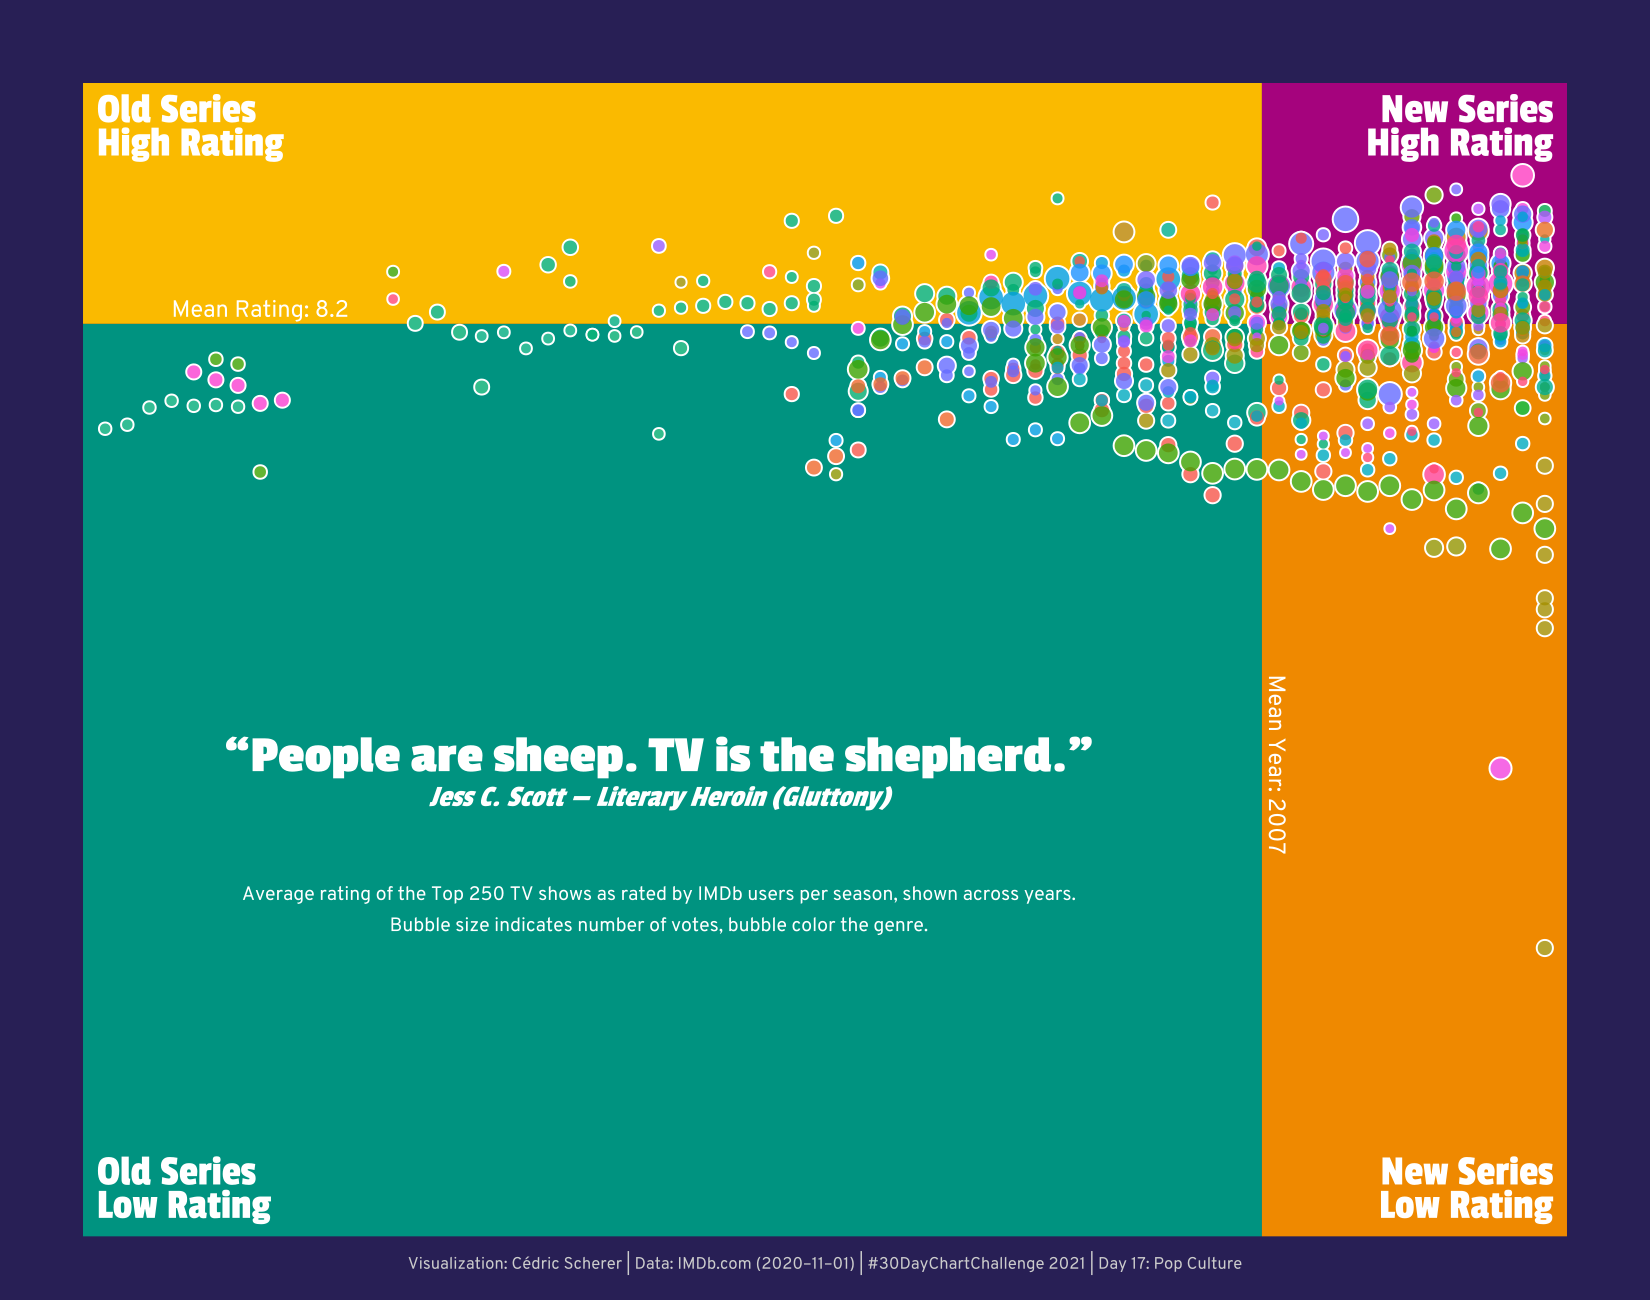

Generate this figure with R:
library(tidyverse)

df_episodes <- read_rds(here::here("17_pop_culture", "top250_allratings.Rds"))

df_title_basics <- 
  read_tsv(
    here::here("17_pop_culture", "title.basics.tsv.gz"), 
    col_types = list(runtimeMinutes = col_double())
  ) %>% 
  dplyr::select(tconst, originalTitle, runtimeMinutes, genres)

df_ratings <- read_rds(here::here("17_pop_culture", "top250_ratings.Rds"))

df_top250 <- df_ratings %>% 
  left_join(df_episodes, by = c("code" = "Code")) %>% 
  mutate(
    ## clean some titles manually first
    rating = as.numeric(rating),
    Rating = as.numeric(Rating),
    rating_count = as.numeric(str_remove(rating_count, ",")),
    year = as.numeric(str_sub(year, 2, 5)),
    title = str_replace_all(title, "MisteRogers", "Mister Rogers'"),
    title = if_else(year == 2010 & title == "Spartacus", 
                    "Spartacus: Blood and Sand", title),
    title_id = glue::glue("{title} ({year})")
  ) %>% 
  group_by(title_id) %>% 
  mutate(total = n()) %>% 
  group_by(title_id, code, year, Season, rating, rating_count, poster_url, total) %>% 
  summarize(
    rating_season = mean(Rating, na.rm = TRUE),
    n = n()
  ) %>% 
  group_by(title_id, Season) %>% 
  mutate(
    year = year + Season - 1,
    year = if_else(year > 2020, 2020, year)
  ) %>% 
  ungroup() %>% 
  dplyr::select(
    title_id, code,
    year, 
    season = Season,
    rating_season,
    rating_avg = rating,
    rating_count
  ) %>% 
  left_join(df_title_basics, by = c("code" = "tconst")) %>% 
  ## add missing genres and runtimes
  mutate(
    genres = case_when(
      ## ACTION
      title_id %in% c("Spartacus: Gods of the Arena (2011)") ~ 
        "Action,Adventure,Biography",
      title_id %in% c("Justified (2010)") ~ 
        "Action,Crime,Drama",
      title_id %in% c("Aranyélet (2015)") ~ 
        "Action,Drama,Thriller",
      ## ANIMATION
      title_id %in% c("Attack on Titan (2013)", "Vinland Saga (2019)", "Justice League Unlimited (2004)") ~ 
        "Animation,Action,Adventure",
      title_id %in% c("One Punch Man (2015)") ~ 
        "Animation,Action,Comedy",
      title_id %in% c("Demon Slayer: Kimetsu No Yaiba (2019)", "Archer (2009)") ~ 
        "Animation,Action,Comedy",
      title_id %in% c("Rick and Morty (2013)") ~ 
        "Animation,Adventure,Comedy",
      title_id %in% c("Over the Garden Wall (2014)") ~ 
        "Animation,Adventure,Drama",
      title_id %in% c("The Bugs Bunny Show (1960)", "The Bugs Bunny/Road Runner Hour (1968)") ~ 
        "Animation,Comedy",
      title_id %in% c("Death Note (2006)") ~ 
        "Animation,Crime,Drama",
      title_id %in% c("Erased (2016)") ~ 
        "Animation,Drama,Fantasy",
      ## BIOGRAPHY
      title_id %in% c("SCAM 1992: The Harshad Mehta Story (2020)", "Narcos (2015)") ~ 
        "Biography,Crime,Drama",
      title_id %in% c("Bose: Dead/Alive (2017)") ~ 
        "Biography,History,Mystery",
      ## COMEDY
      title_id %in% c("Monty Python's Flying Circus (1969)", "Fawlty Towers (1975)", "Detectorists (2014)", "Silicon Valley (2014)") ~ 
        "Comedy",
      title_id %in% c("Alfred Hitchcock Presents (1955)") ~ 
        "Comedy,Crime,Drama",
      title_id %in% c("TVF Pitchers (2015)", "Fleabag (2016)", "The Marvelous Mrs. Maisel (2017)", "Louie (2010)", "Horace and Pete (2016)") ~ 
        "Comedy,Drama",
      title_id %in% c("Inside No. 9 (2014)") ~ 
        "Comedy,Drama,Horror",
      title_id %in% c("This Is Us (2016)", "Flames (2018)") ~ 
        "Comedy,Drama,Romance",
      title_id %in% c("The Grand Tour (2016)") ~ 
        "Comedy,TV-Show",
      ## CRIME
      title_id %in% c("Twin Peaks (2017)") ~ 
        "Crime,Drama,Fantasy",
      title_id %in% c("Persona (2018)", "Endeavour (2012)", "Big Little Lies (2017)") ~ 
        "Crime,Drama,Mystery",
      title_id %in% c("Breaking Bad (2008)", "Senke nad Balkanom (2017)", "Gomorrah (2014)", "Mindhunter (2017)", "Mr. Robot (2015)", "Ezel (2009)") ~ 
        "Crime,Drama,Thriller",
      ## DOCUMENTARY
      title_id %in% c("Planet Earth II (2016)", "Blue Planet II (2017)", "Life (2009)", "Chef's Table (2015)") ~ 
        "Documentary",
      title_id %in% c("The Defiant Ones (2017)") ~ 
        "Documentary,Biography,Crime",
      title_id %in% c("The Last Dance (2020)") ~ 
        "Documentary,Biography,History",
      title_id %in% c("The Jinx: The Life and Deaths of Robert Durst (2015)") ~ 
        "Documentary,Crime",
      title_id %in% c("Content Cop (2015)") ~ 
        "Documentary,Comedy,Crime",
      title_id %in% c("The World at War (1973)") ~ 
        "Documentary,History,War",
      ## DRAMA
      title_id %in% c("Succession (2018)") ~ 
        "Drama",
      title_id %in% c("The Twilight Zone (1959)") ~ 
        "Drama,Fantasy,Horror",
      title_id %in% c("The Haunting of Hill House (2018)") ~ 
        "Drama,Horror,Mystery",
      title_id %in% c("Skam (2015)", "Normal People (2020)") ~ 
        "Drama,Romance",
      ## MISC
      title_id %in% c("Mister Rogers' Neighborhood (1968)") ~ 
        "Family,Fantasy,Music",
      title_id %in% c("Queer Eye (2018)") ~
        "Reality-TV",
      TRUE ~ genres
    )
  ) %>% 
  group_by(code) %>% 
  mutate(genre = stringr::word(genres)) %>% 
  arrange(title_id, season)

df_rect <- df_top250 %>% 
  ungroup() %>% 
  summarize(
    year = mean(year, na.rm = TRUE),
    rating = mean(rating_season, na.rm = TRUE)
  )

df_text <- tibble(
  x = c(1954.4, 1954.4, 2020.6, 2020.6, df_rect$year, 1962, 1980),
  y = c(9.7, 0.3, 9.7, 0.3, 4, df_rect$rating, 3.3),
  hjust = c(0, 0, 1, 1, .5, .5, .5),
  vjust = c(0, 1, 0, 1, .1, .1, .5),
  angle = c(0, 0, 0, 0, 270, 0, 0),
  text = c("Old Series<br>High Rating", "Old Series<br>Low Rating",
           "New Series<br>High Rating", "New Series<br>Low Rating",
           glue::glue("<span style='font-family:Overpass;font-size:17pt;'>Mean Year: {round(df_rect$year, 0)}</span>"), glue::glue("<span style='font-family:Overpass;font-size:17pt;'>Mean Rating: {round(df_rect$rating, 2)}</span>"),
           "<b style='font-size:38pt;'>“People are sheep. TV is the shepherd.”</b><br><i style='font-size:22pt;'>Jess C. Scott — Literary Heroin (Gluttony)</i><br><br><br><span style='font-family:Overpass;font-size:14pt;'>Average rating of the Top 250 TV shows as rated by IMDb users per season, shown across years.<br>Bubble size indicates number of votes, bubble color the genre.</span>")
)

ggplot(df_top250, aes(year, rating_season, size = rating_count)) +
  annotate("rect", 
           xmin = -Inf, xmax = df_rect$year,
           ymin = -Inf, ymax = df_rect$rating,
           fill = "#009380") +
  annotate("rect", 
           xmin = df_rect$year, xmax = Inf,
           ymin = -Inf, ymax = df_rect$rating,
           fill = "#EF8900") +
  annotate("rect", 
           xmin = -Inf, xmax = df_rect$year,
           ymin = df_rect$rating, ymax = Inf,
           fill = "#FABA00") +
  annotate("rect", 
           xmin = df_rect$year, xmax = Inf,
           ymin = df_rect$rating, ymax = Inf,
           fill = "#A5037D") +
  #geom_hline(yintercept = df_rect$rating, color = "white", size = 2) +
  #geom_vline(xintercept = df_rect$year, color = "white", size = 2) +
  geom_point(shape = 21, fill = "white", color = "white", stroke = 1) + 
  geom_point(aes(fill = genre, 
                 fill = after_scale(colorspace::darken(fill, .1, space = "HLS"))),
             shape = 21, color = "transparent", stroke = 0, alpha = .8) + 
  #geom_point(shape = 21, color = "#ffffff1A", fill = "transparent", stroke = .1) + 
  geom_richtext(data = df_text, aes(x, y, label = text, 
                                    vjust = vjust, hjust = hjust, angle = angle), 
            inherit.aes = FALSE, color = "white", size = 11,
            family = "Passion One", lineheight = .63,
            fill = NA, label.colour = NA) +
  scale_x_continuous(expand = c(0, 0), limits = c(1954, 2021)) +
  scale_y_continuous(limits = c(0, 10)) +
  scale_color_discrete(guide = "none") +
  scale_fill_discrete(guide = "none") +
  scale_size(range = c(3, 8), guide = "none") +
  labs(caption = "Visualization: Cédric Scherer | Data: IMDb.com (2020–11–01) | #30DayChartChallenge 2021 | Day 17: Pop Culture") +
  theme_void(base_size = 18) +
  theme(
    plot.background = element_rect(fill = "#281F55", color = "#281F55"),
    plot.margin = margin(60, 60, 20, 60),
    plot.caption = element_text(color = "grey80", family = "Overpass", 
                                size = 12, margin = margin(t = 15, b = 0), hjust = .5)
  )

file <- here::here("17_pop_culture", "17_pop_culture.pdf")

ggsave(file, width = 16.5, height = 13, device = cairo_pdf)

pdftools::pdf_convert(
  pdf = file, 
  filenames = glue::glue("{str_remove(file, '.pdf')}.png"),
  format = "png", dpi = 200
)
